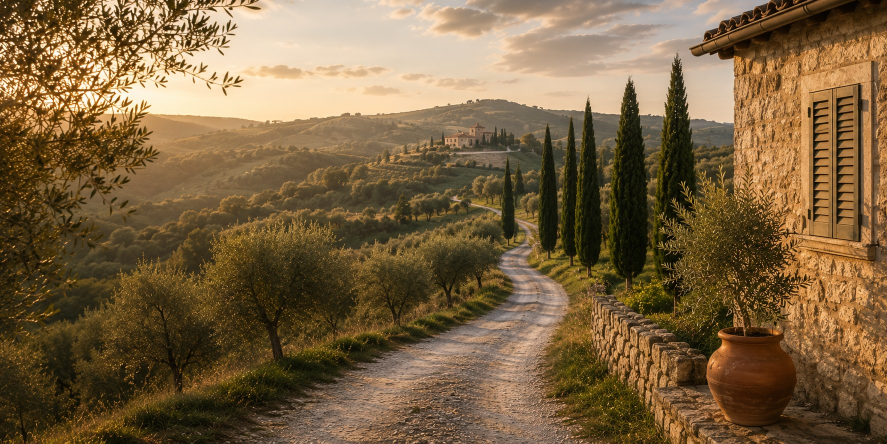
#> input picture assets/hero.jpg, 1774 x 887 px (shown at 1/2 size)
$ python -i logo_upscaler.py   (imports and definitions only)   (older library calls are emulated)
#> lines starting #> are read from the running program, lines starting #| are printed output that depends on the picture; after the words box and inside, x2 and y2 are one past the last pixel; in counts of white or black regions, pixels touching at a corner belong together
#!/usr/bin/env python3
"""
Advanced Logo Upscaling Engine - High-quality image scaling with edge preservation
"""

import cv2
import numpy as np
from PIL import Image
import io
import base64
from scipy import ndimage
from skimage import filters, morphology


class LogoUpscaler:
    def __init__(self):
        self.edge_threshold = 30  # Threshold for edge detection
        self.contrast_boost = 1.2  # Contrast enhancement factor

    def upscale_logo(self, image_array, scale_factor=2, method="smart_edge", preserve_contrast=True, logo_type="styled", enhance_edges=True):
        """
        Upscale logo with multiple advanced methods

        Methods:
        - smart_edge: Edge-preserving with contrast enhancement
        - super_resolution: AI-like super resolution simulation
        - pixel_art: Sharp pixel-perfect scaling for pixel art logos
        - hybrid: Combination of methods
        """
#> called with scale_factor = 2, method = 'smart_edge', preserve_contrast = True, logo_type = 'styled', enhance_edges = True
        try:
            print(f"Starting logo upscaling: {scale_factor}x using {method}")

            # Ensure we have a valid numpy array
            if not isinstance(image_array, np.ndarray):
                image_array = np.array(image_array)

            original_shape = image_array.shape
            print(f"Original size: {original_shape}")
#| Original size: (887, 1774, 3)

            # Choose upscaling method
            if method == "smart_edge":
                upscaled = self.smart_edge_upscaling(image_array, scale_factor, logo_type)
            elif method == "super_resolution":
                upscaled = self.super_resolution_upscaling(image_array, scale_factor, logo_type)
            elif method == "pixel_art":
                upscaled = self.pixel_art_upscaling(image_array, scale_factor)
            elif method == "hybrid":
                upscaled = self.hybrid_upscaling(image_array, scale_factor, logo_type)
            else:
                # Fallback to smart edge
                upscaled = self.smart_edge_upscaling(image_array, scale_factor, logo_type)

            # Apply contrast preservation if requested
            if preserve_contrast:
                upscaled = self.preserve_contrast(upscaled, image_array)

            # Final edge enhancement (the tool exposes this as a checkbox)
            if enhance_edges:
                upscaled = self.enhance_edges(upscaled)

            print(f"Upscaling completed: {upscaled.shape}")

            return {
                'success': True,
                'upscaled_image': upscaled,
                'original_size': f"{original_shape[1]}x{original_shape[0]}",
                'new_size': f"{upscaled.shape[1]}x{upscaled.shape[0]}",
                'scale_factor': scale_factor,
                'method': method
            }

        except Exception as e:
            return {
                'success': False,
                'error': str(e)
            }

    def smart_edge_upscaling(self, image_array, scale_factor, logo_type="styled"):
        """Smart edge-preserving upscaling optimized for logos"""
        try:
            # Step 1: Detect edges
            edges = self.detect_logo_edges(image_array)

            # Step 2: Create edge map for guidance
            edge_guidance = self.create_edge_guidance_map(edges, scale_factor)

            # Step 3: Choose processing path based on logo type
            if logo_type == "flat_color":
                # For flat color logos: analyze original, pre-sharpen, upscale intelligently, post-sharpen
                upscaled = self.flat_color_sharpening(image_array, scale_factor)
            else:
                # For styled logos: traditional high-quality upscaling with edge refinement
                if len(image_array.shape) == 3:
                    # Color image
                    upscaled = cv2.resize(
                        image_array,
                        (image_array.shape[1] * scale_factor, image_array.shape[0] * scale_factor),
                        interpolation=cv2.INTER_LANCZOS4
                    )
                else:
                    # Grayscale
                    upscaled = cv2.resize(
                        image_array,
                        (image_array.shape[1] * scale_factor, image_array.shape[0] * scale_factor),
                        interpolation=cv2.INTER_LANCZOS4
                    )

                # Apply edge-guided refinement for styled logos
                upscaled = self.refine_with_edges(upscaled, edge_guidance)

            return upscaled

        except Exception as e:
            print(f"Smart edge upscaling error: {e}")
            # Fallback to simple interpolation
            return cv2.resize(image_array,
                            (image_array.shape[1] * scale_factor, image_array.shape[0] * scale_factor),
                            interpolation=cv2.INTER_LANCZOS4)

    def detect_logo_edges(self, image_array):
        """Detect edges specifically optimized for logos"""
        try:
            # Convert to grayscale for edge detection
            if len(image_array.shape) == 3:
                if image_array.shape[2] == 4:  # RGBA
                    # Use alpha channel for transparent images
                    alpha = image_array[:, :, 3]
                    gray = cv2.cvtColor(image_array[:, :, :3], cv2.COLOR_RGB2GRAY)
                    # Combine RGB edges with alpha edges
                    alpha_edges = cv2.Canny(alpha, 50, 150)
                    rgb_edges = cv2.Canny(gray, 50, 150)
                    edges = cv2.bitwise_or(alpha_edges, rgb_edges)
                else:  # RGB
                    gray = cv2.cvtColor(image_array, cv2.COLOR_RGB2GRAY)
                    edges = cv2.Canny(gray, 50, 150)
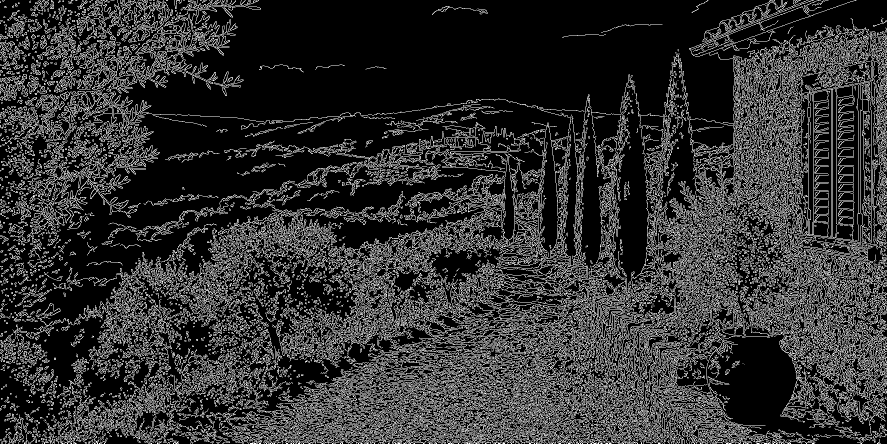
#> edges: shape (887, 1774) (shown at 1/2 size); 19.5% white in thin lines or dots
            else:
                # Already grayscale
                edges = cv2.Canny(image_array, 50, 150)

            # Enhance edges for logos
            kernel = np.ones((3, 3), np.uint8)
            edges = cv2.morphologyEx(edges, cv2.MORPH_CLOSE, kernel)
#> edges: shape (887, 1774); 38.8% white; 519 white regions (284 under 20 px), largest, box (x1, y1, x2, y2) and area: (0, 0, 1774, 887) 577748, (0, 148, 56, 207) 1563, (0, 80, 53, 149) 1398

            return edges

        except Exception as e:
            print(f"Edge detection error: {e}")
            return np.zeros(image_array.shape[:2], dtype=np.uint8)

    def create_edge_guidance_map(self, edges, scale_factor):
        """Create guidance map for edge-preserving upscaling"""
#> called with scale_factor = 2
        try:
            # Upscale edge map
            upscaled_edges = cv2.resize(edges,
                                      (edges.shape[1] * scale_factor, edges.shape[0] * scale_factor),
                                      interpolation=cv2.INTER_NEAREST)
#> upscaled_edges: shape (1774, 3548); 38.8% white; 519 white regions (27 under 20 px), largest, box (x1, y1, x2, y2) and area: (0, 0, 3548, 1774) 2310992, (0, 296, 112, 414) 6252, (0, 160, 106, 298) 5592

            # Create distance field from edges
            distance_from_edges = cv2.distanceTransform(255 - upscaled_edges, cv2.DIST_L2, 5)
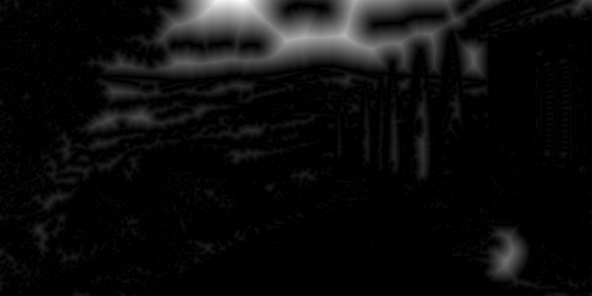
#> distance_from_edges: shape (1774, 3548) float32 (shown at 1/6 size); min 0, max 274.9, mean 14; drawn with min black and max white

            # Normalize and invert (closer to edge = higher value)
            max_dist = distance_from_edges.max()
#> max_dist = 274.9
            if max_dist > 0:
                edge_guidance = 1.0 - (distance_from_edges / max_dist)
            else:
                edge_guidance = np.ones_like(distance_from_edges)

            return edge_guidance

        except Exception as e:
            print(f"Edge guidance error: {e}")
            return np.ones((edges.shape[0] * scale_factor, edges.shape[1] * scale_factor))

    def refine_with_edges(self, upscaled_image, edge_guidance):
        """Refine upscaled image using edge guidance"""
        try:
            # Apply edge-preserving filter
            refined = upscaled_image.copy()

            if len(upscaled_image.shape) == 3:
                for channel in range(upscaled_image.shape[2]):
                    # Apply bilateral filter with edge guidance
                    channel_data = upscaled_image[:, :, channel]

                    # Stronger filtering away from edges, lighter near edges
                    filter_strength = (1.0 - edge_guidance) * 20 + 5

                    # Apply adaptive bilateral filtering
                    for i in range(0, channel_data.shape[0], 50):
                        for j in range(0, channel_data.shape[1], 50):
                            end_i = min(i + 50, channel_data.shape[0])
                            end_j = min(j + 50, channel_data.shape[1])

                            local_strength = int(np.mean(filter_strength[i:end_i, j:end_j]))
                            local_patch = channel_data[i:end_i, j:end_j]

                            refined_patch = cv2.bilateralFilter(local_patch, 9, local_strength, local_strength)
                            refined[i:end_i, j:end_j, channel] = refined_patch
            else:
                # Grayscale
                filter_strength = (1.0 - edge_guidance) * 20 + 5
                refined = cv2.bilateralFilter(upscaled_image, 9,
                                            int(np.mean(filter_strength)),
                                            int(np.mean(filter_strength)))

            return refined

        except Exception as e:
            print(f"Edge refinement error: {e}")
            return upscaled_image

    # [299 lines left out: functions super_resolution_upscaling, high_quality_step_upscale, enhance_styled_logo, apply_super_resolution_enhancement, pixel_art_upscaling, apply_pixel_art_enhancement and 2 more, not called in this run]

    def preserve_contrast(self, upscaled_image, original_image):
        """Preserve and enhance contrast from original image"""
        try:
            # Calculate contrast metrics of original
            if len(original_image.shape) == 3:
                original_gray = cv2.cvtColor(original_image, cv2.COLOR_RGB2GRAY)
            else:
                original_gray = original_image

            if len(upscaled_image.shape) == 3:
                upscaled_gray = cv2.cvtColor(upscaled_image, cv2.COLOR_RGB2GRAY)
            else:
                upscaled_gray = upscaled_image

            # Calculate original contrast
            original_std = np.std(original_gray)
#> original_std = 61.69
            upscaled_std = np.std(upscaled_gray)
#> upscaled_std = 61.55

            if upscaled_std > 0:
                contrast_ratio = original_std / upscaled_std
#> contrast_ratio = 1

                # Apply contrast adjustment
                if len(upscaled_image.shape) == 3:
                    enhanced = upscaled_image.copy().astype(np.float32)

                    for channel in range(upscaled_image.shape[2]):
                        mean_val = np.mean(enhanced[:, :, channel])
                        enhanced[:, :, channel] = (enhanced[:, :, channel] - mean_val) * contrast_ratio * self.contrast_boost + mean_val
                        enhanced[:, :, channel] = np.clip(enhanced[:, :, channel], 0, 255)
#> this loop made 3 passes
#> mean_val on passes 1 to 3: 122.1, 97.69, 64.37

                    return enhanced.astype(np.uint8)
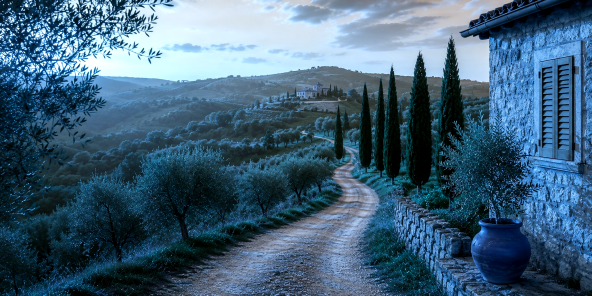
#> returned value: shape (1774, 3548, 3) (shown at 1/6 size); mean of channels 0, 1, 2 120.5, 97.1, 65; drawn as B, G, R
                else:
                    enhanced = upscaled_image.astype(np.float32)
                    mean_val = np.mean(enhanced)
                    enhanced = (enhanced - mean_val) * contrast_ratio * self.contrast_boost + mean_val
                    return np.clip(enhanced, 0, 255).astype(np.uint8)

            return upscaled_image

        except Exception as e:
            print(f"Contrast preservation error: {e}")
            return upscaled_image

    def enhance_edges(self, image_array):
        """Final edge enhancement for crisp logo appearance"""
        try:
            # Detect edges
            if len(image_array.shape) == 3:
                gray = cv2.cvtColor(image_array, cv2.COLOR_RGB2GRAY)
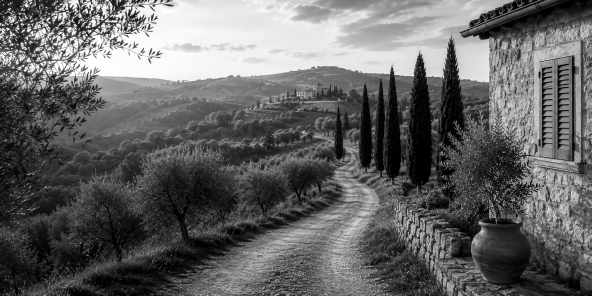
#> gray: shape (1774, 3548) (shown at 1/6 size); min 0, max 255, mean 100.4
            else:
                gray = image_array

            edges = cv2.Canny(gray, 100, 200)
#> edges: shape (1774, 3548); 9.2% white in thin lines or dots

            # Create edge enhancement mask
            edge_mask = cv2.dilate(edges, np.ones((3,3), np.uint8))
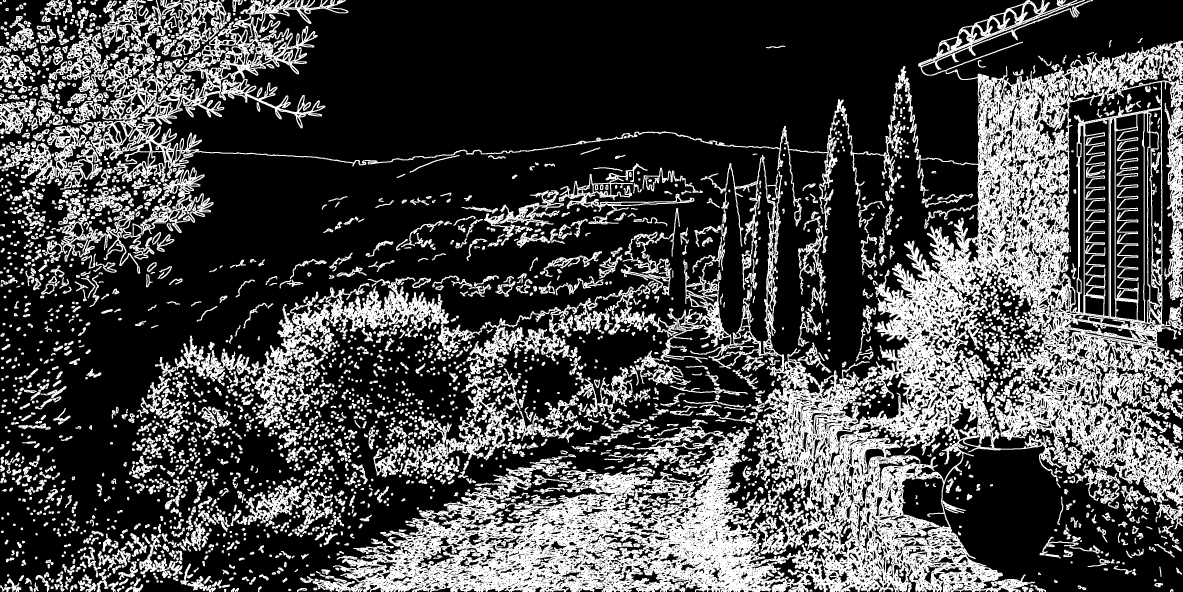
#> edge_mask: shape (1774, 3548) (shown at 1/3 size); 28.2% white; 2710 white regions, largest, box (x1, y1, x2, y2) and area: (268, 0, 3548, 1774) 1078017, (524, 831, 1347, 1242) 52320, (1313, 888, 1838, 1102) 24521

            enhanced = image_array.copy()

            # Enhance contrast near edges
            if len(enhanced.shape) == 3:
                for channel in range(enhanced.shape[2]):
                    channel_data = enhanced[:, :, channel].astype(np.float32)

                    # Apply unsharp mask near edges
                    blurred = cv2.GaussianBlur(channel_data, (3, 3), 1.0)
                    unsharp = channel_data + (channel_data - blurred) * 0.5

                    # Apply enhancement only near edges
                    enhanced[:, :, channel] = np.where(edge_mask > 0,
                                                     np.clip(unsharp, 0, 255),
                                                     channel_data).astype(np.uint8)
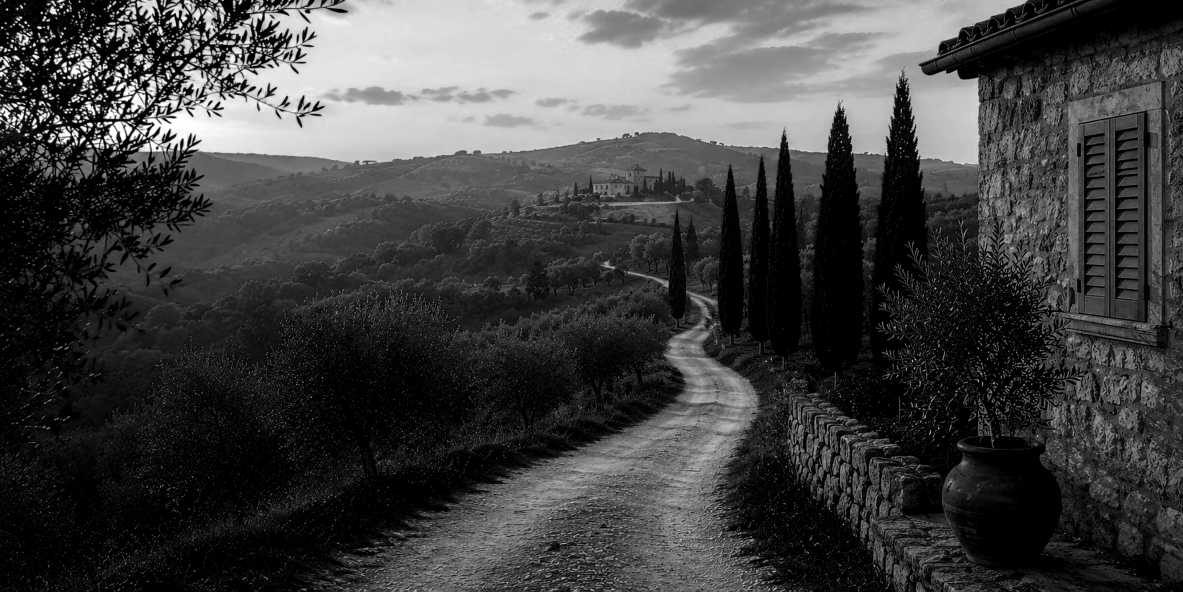
#> channel_data: shape (1774, 3548) float32 (shown at 1/3 size); min 0, max 255, mean 65
            else:
                enhanced_float = enhanced.astype(np.float32)
                blurred = cv2.GaussianBlur(enhanced_float, (3, 3), 1.0)
                unsharp = enhanced_float + (enhanced_float - blurred) * 0.5

                enhanced = np.where(edge_mask > 0,
                                  np.clip(unsharp, 0, 255),
                                  enhanced_float).astype(np.uint8)

            return enhanced

        except Exception as e:
            print(f"Edge enhancement error: {e}")
            return image_array

    # [930 lines left out: functions image_to_base64, flat_color_sharpening, edge_directed_upscale, ai_edge_reconstruction, detect_multi_orientation_edges, reconstruct_smooth_curves and 23 more, not called in this run]

>>> import cv2
>>> picture = cv2.cvtColor(cv2.imread('../assets/hero.jpg'), cv2.COLOR_BGR2RGB)
>>> result = LogoUpscaler().upscale_logo(picture)
#| Upscaling completed: (1774, 3548, 3)
#> result = 6 items

$ run again, on assets/sankey-card.jpg
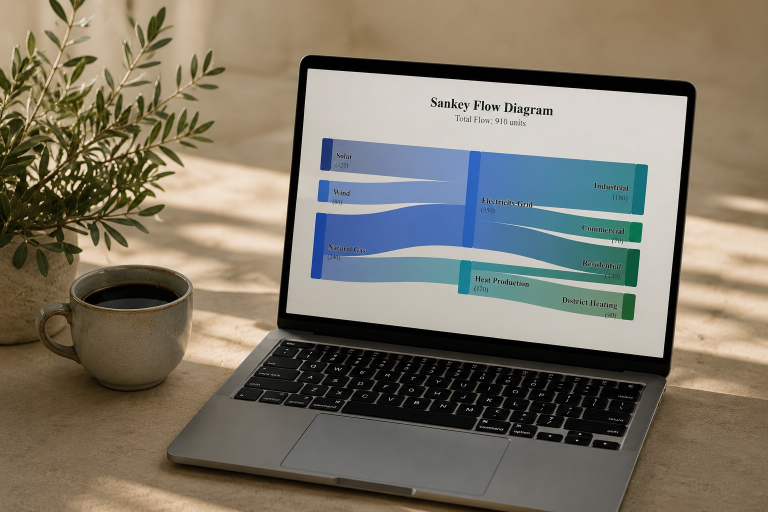
#> input picture assets/sankey-card.jpg, 1536 x 1024 px (shown at 1/2 size)
#| Original size: (1024, 1536, 3)
#> in detect_logo_edges, `edges = cv2.Canny(gray, 50, 150)`:
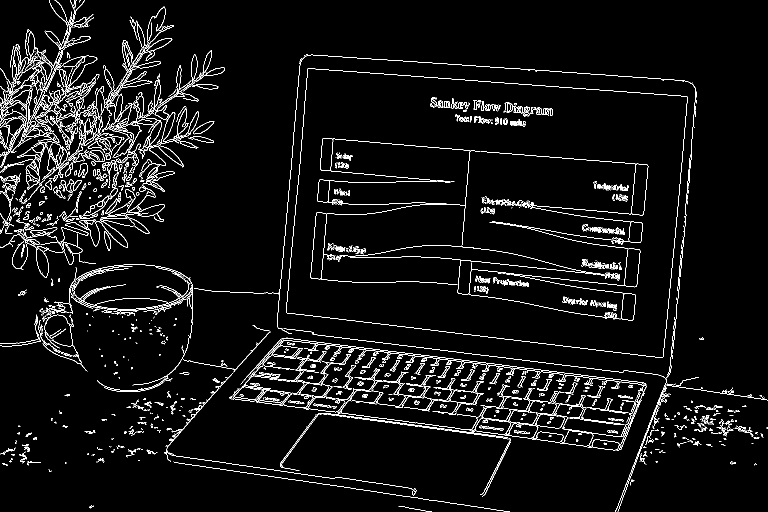
#> edges: shape (1024, 1536) (shown at 1/2 size); 4.5% white in thin lines or dots
#> upscaled_edges: shape (2048, 3072); 6.8% white; 302 white regions (18 under 20 px), largest, box (x1, y1, x2, y2) and area: (0, 0, 900, 1112) 141532, (918, 1350, 2588, 1986) 88112, (0, 216, 3072, 2048) 53280
#> max_dist = 445.1
#> original_std = 60.23
#> upscaled_std = 60.13
#> contrast_ratio = 1
#> the loop in preserve_contrast, `for channel in range(upscaled_image.shape[2]):` made 3 passes
#> mean_val on passes 1 to 3: 125.3, 118.7, 104.4
#> edge_mask: shape (2048, 3072); 6.2% white; 424 white regions, largest, box (x1, y1, x2, y2) and area: (1241, 551, 2594, 1283) 49687, (0, 0, 391, 760) 45432, (917, 1352, 2588, 1805) 41499
#> after the loop in enhance_edges, `for channel in range(enhanced.shape[2]):`:
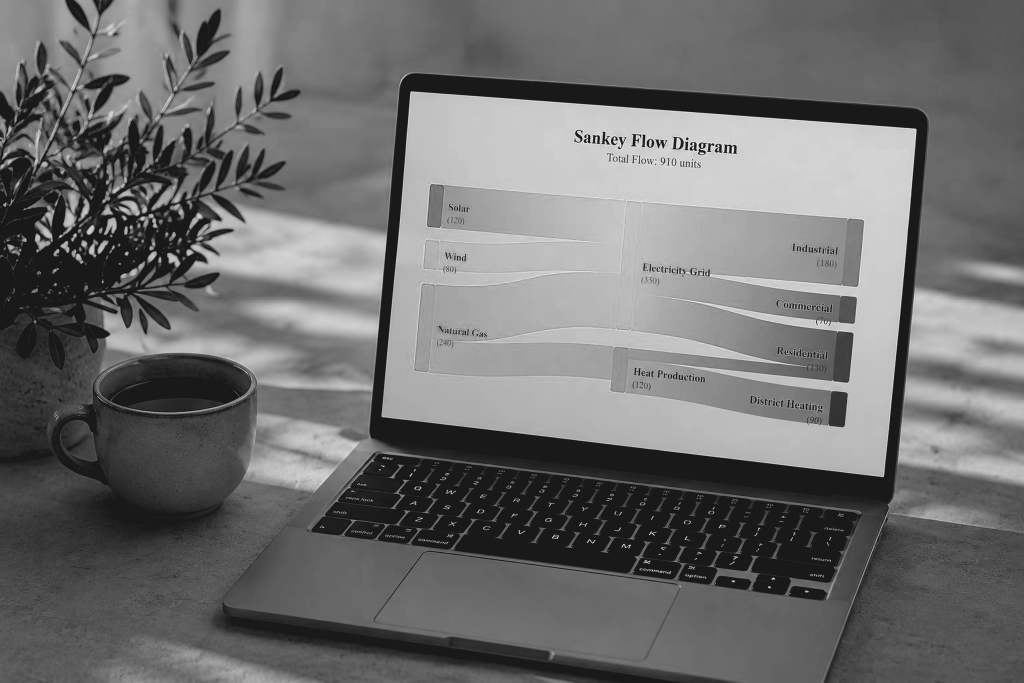
#> unsharp: shape (2048, 3072) float32 (shown at 1/3 size); min -30.9, max 284.3, mean 105.7; drawn with min black and max white
#| Upscaling completed: (2048, 3072, 3)
#> result = 6 items
